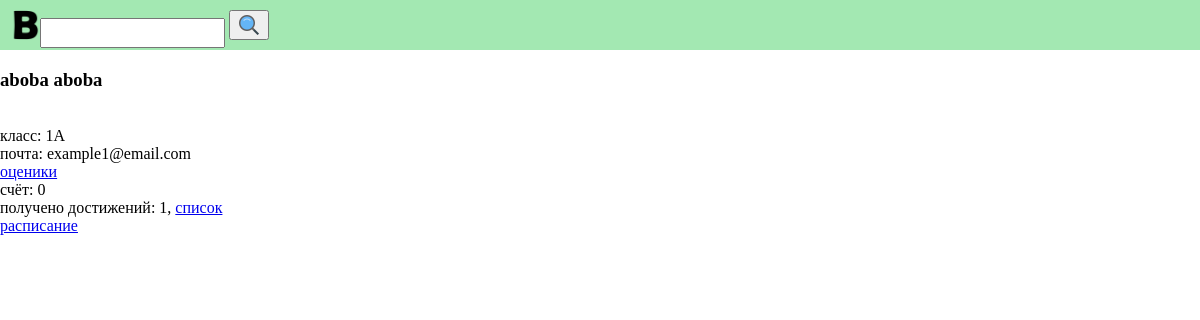
The page /students/me/profile (signed in) on the database its author committed.
### app/models.py (models this page shows, shortened)
class User(db.Model, UserMixin):
    id_ = sqlalchemy.Column(sqlalchemy.Integer, primary_key=True, autoincrement=True)
    name = sqlalchemy.Column(sqlalchemy.String(32), nullable=False)
    surname = sqlalchemy.Column(sqlalchemy.String(32), nullable=False)
    password = sqlalchemy.Column(sqlalchemy.String(102), nullable=False)
    email = sqlalchemy.Column(sqlalchemy.String(255), unique=True)
    type = sqlalchemy.Column(sqlalchemy.Integer, nullable=False)
    students = db.relationship('Student', backref='student_user_data', lazy='dynamic')
    mothers = db.relationship('Mother', backref='mother_user_data', lazy='dynamic')
    fathers = db.relationship('Father', backref='father_user_data', lazy='dynamic')
    teachers = db.relationship('Teacher', backref='teacher_user_data', lazy='dynamic')
    admins = db.relationship('Admin', backref='admin_user_data', lazy='dynamic')
    def has_roles(self, *roles):
        if roles[0] == Role.Parent:
            if self.type == 1 or self.type == 2:
                return True
        elif int(roles[0]) == self.type:
            return True
        else:
            return False

class Class(db.Model):
    id_ = sqlalchemy.Column(sqlalchemy.Integer, primary_key=True, autoincrement=True)
    number = sqlalchemy.Column(sqlalchemy.Integer, nullable=False)
    symbol = sqlalchemy.Column(sqlalchemy.String(1), nullable=False)
    class_manager_id = sqlalchemy.Column(sqlalchemy.Integer, sqlalchemy.ForeignKey("teacher.id_"))
    timetable_id = sqlalchemy.Column(sqlalchemy.Integer, sqlalchemy.ForeignKey("timetable.id_"))
    school_id = sqlalchemy.Column(sqlalchemy.Integer, sqlalchemy.ForeignKey("school.id_"))
    students = orm.relationship('Student', backref='student_class_data', lazy='dynamic')
    lessons = orm.relationship('Lesson', backref='lesson_class_data', lazy='dynamic')

class Student(db.Model):
    id_ = sqlalchemy.Column(sqlalchemy.Integer, primary_key=True, autoincrement=True)
    user_id = sqlalchemy.Column(sqlalchemy.Integer, sqlalchemy.ForeignKey("user.id_"), nullable=False)
    class_id = sqlalchemy.Column(sqlalchemy.Integer, sqlalchemy.ForeignKey("class.id_"))
    mother_id = sqlalchemy.Column(sqlalchemy.Integer, sqlalchemy.ForeignKey("mother.id_"))
    father_id = sqlalchemy.Column(sqlalchemy.Integer, sqlalchemy.ForeignKey("father.id_"))
    score = sqlalchemy.Column(sqlalchemy.Integer, nullable=False, default=0)
    rates = orm.relationship("Rate", backref="student", lazy='dynamic')
    achievements = orm.relationship("Achievement", secondary=student_achievement, backref='students')

### app/student.py (the view)
@application.route("/students/me/profile")
@roles_required(Role.Student)
def student_profile():
    return render_template("students/profile.html", student=get_self(), len=len)

### app/authorization.py (called while the page is built)
@loginManager.user_loader
def load_user(user_id):
    return models.User.query.get(int(user_id))

### app/student.py (called while the page is built)
def get_self():
    return Student.query.filter_by(user_id=current_user.id_).first()

### app/templates/students/profile.html (shortened to what this page needs)
{% extends "base.html" %}
{% block main %}
    <h3>{{ student.student_user_data.name }} {{ student.student_user_data.name }}</h3><br>
    класс: {{ student.student_class_data.number }}{{ student.student_class_data.symbol }}<br>
    почта: {{ student.student_user_data.email }}<br>
    <a href="{{ url_for('student_rates') }}">оценики</a><br>
    счёт: {{ student.score }}<br>
    получено достижений: {{ len(student.achievements) }},
    <a href="{{ url_for('student_achievements') }}">список</a><br>
    <a href="{{ url_for('student_timetable_today') }}">расписание</a><br>
{% endblock %}

### app/static/styles/base.css (style rules this page uses)
body { margin: 0; padding: 0; }

### rows shown on the page
User: student_user_data.name "aboba", student_user_data.email "example1@email.com"
Class: student_class_data.number "1", student_class_data.symbol "А"
Student: score "0"

### other values the page prints
{{ len(student.achievements) }} "1"
